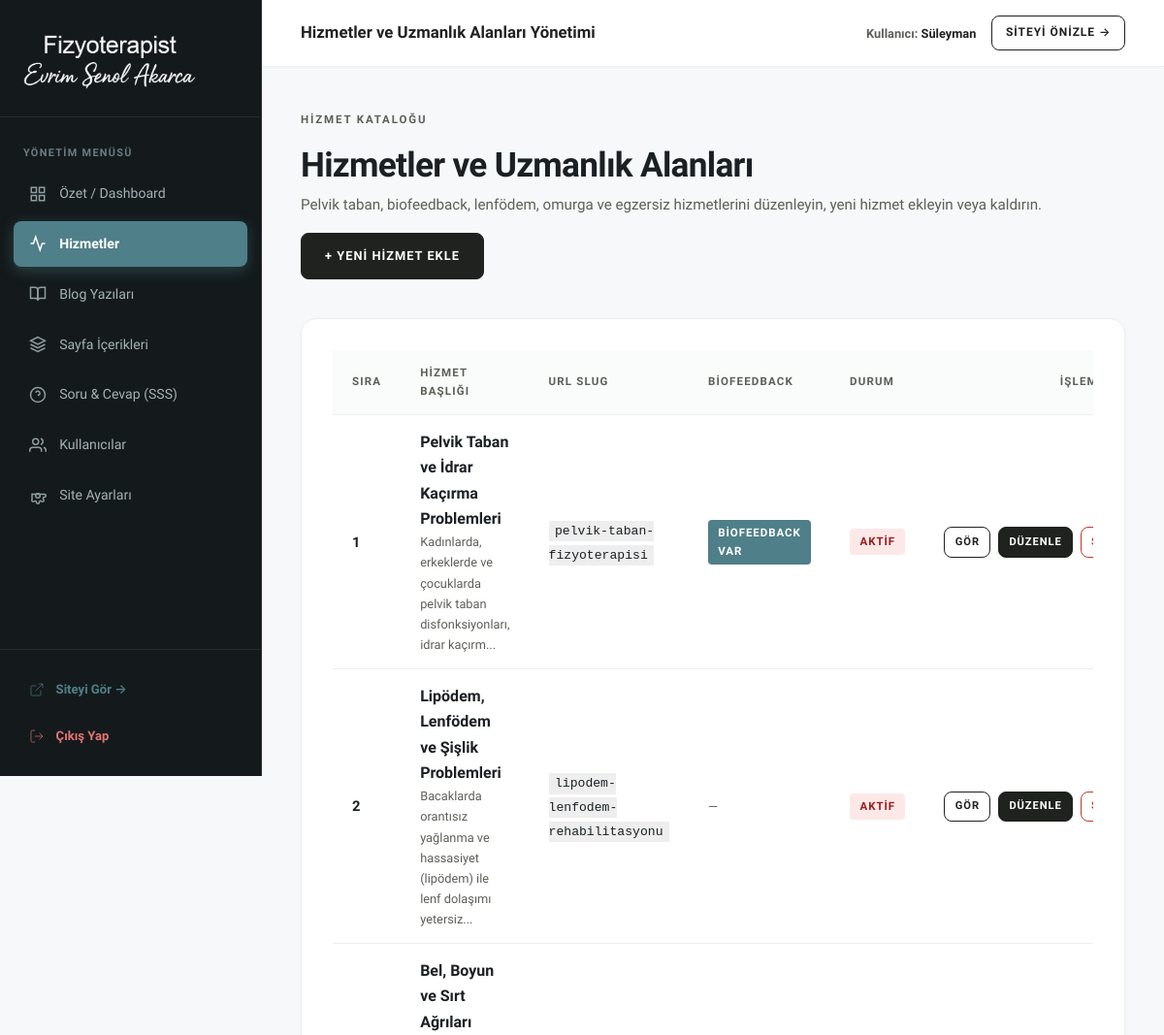
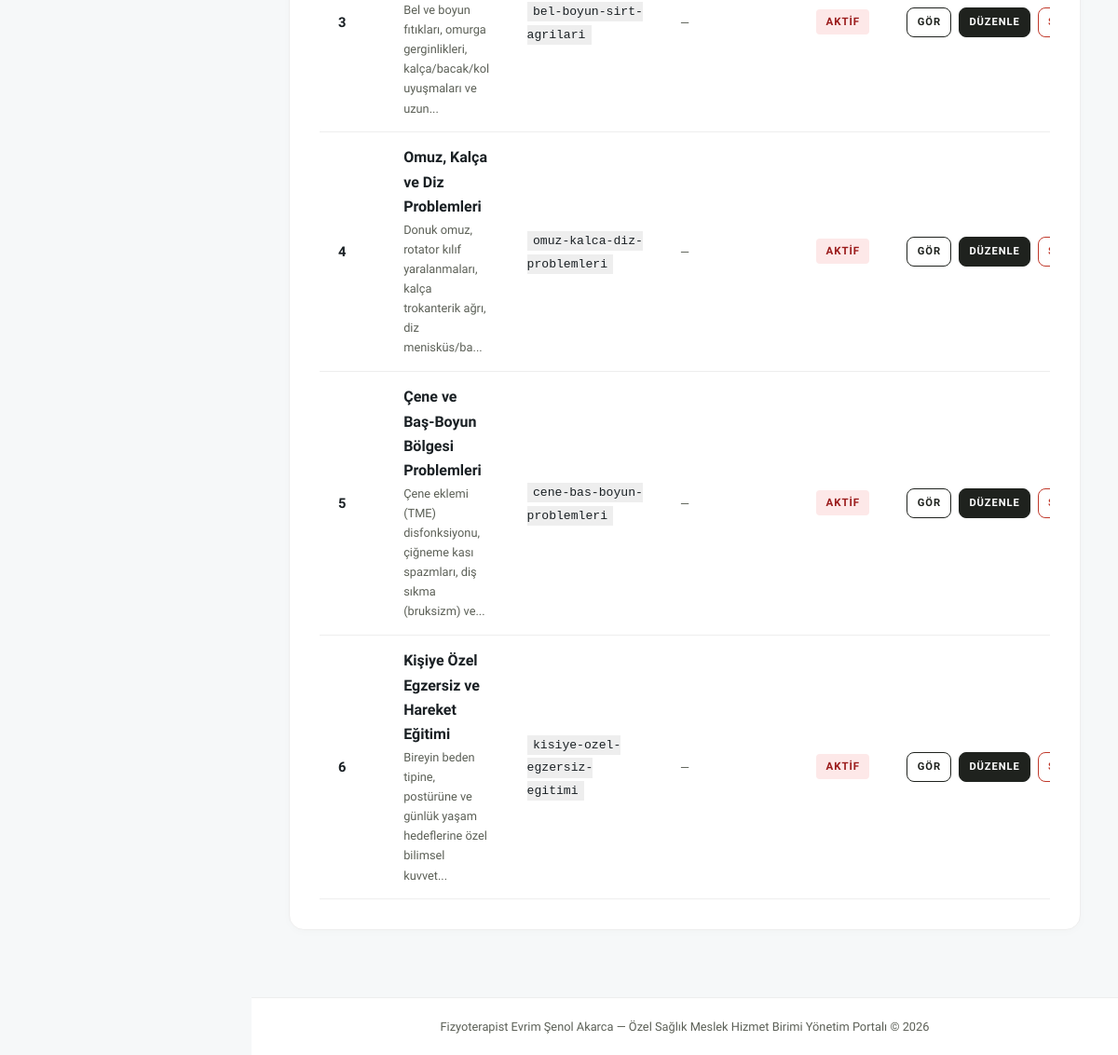
Screenshot of /xpanel/services.php (signed in) with the database file from the repository (2 pictures, top to bottom).
### tables this page shows
CREATE TABLE `services` (
  `id` int(11) NOT NULL AUTO_INCREMENT,
  `slug` varchar(150) NOT NULL,
  `title` varchar(255) NOT NULL,
  `short_description` text DEFAULT NULL,
  `full_content` longtext DEFAULT NULL,
  `bullet_points` longtext DEFAULT NULL CHECK (json_valid(`bullet_points`)),
  `has_biofeedback` tinyint(1) DEFAULT 0,
  `biofeedback_title` varchar(255) DEFAULT NULL,
  `biofeedback_content` longtext DEFAULT NULL,
  `biofeedback_bullets` longtext DEFAULT NULL CHECK (json_valid(`biofeedback_bullets`)),
  `image_url` varchar(255) DEFAULT NULL,
  `display_order` int(11) DEFAULT 0,
  `is_active` tinyint(1) DEFAULT 1,
  `created_at` timestamp NOT NULL DEFAULT current_timestamp(),
  `updated_at` timestamp NOT NULL DEFAULT current_timestamp() ON UPDATE current_timestamp(),
  PRIMARY KEY (`id`),
  UNIQUE KEY `slug` (`slug`),
  KEY `idx_slug` (`slug`),
  KEY `idx_order` (`display_order`),
  KEY `idx_active` (`is_active`)
);

### includes/functions.php (called while the page is built, shortened)
<?php
function e(?string $string): string {
    return htmlspecialchars((string)$string, ENT_QUOTES, 'UTF-8');
}
function csrf_token(): string {
    return $_SESSION['csrf_token'];
}
function url(string $path = ''): string {
    $path = ltrim($path, '/');
    return BASE_URL . ($path ? '/' . $path : '');
}

### xpanel/services.php (the view, shortened to what this page needs)
<?php
$action = $_GET['action'] ?? 'list';
$id = isset($_GET['id']) ? (int)$_GET['id'] : 0;
$currentService = null;
require_once __DIR__ . '/includes/header.php';
?>
<div style="display: flex; justify-content: space-between; align-items: flex-end; margin-bottom: 2.5rem; flex-wrap: wrap; gap: 1rem;">
    <div>
        <span class="badge-tag">Hizmet Kataloğu</span>
        <h1 style="font-size: 2.2rem; font-weight: 700;">Hizmetler ve Uzmanlık Alanları</h1>
        <p style="color: var(--text-muted); margin-top: 0.5rem;">
            Pelvik taban, biofeedback, lenfödem, omurga ve egzersiz hizmetlerini düzenleyin, yeni hizmet ekleyin veya kaldırın.
        </p>
    </div>
    <?php if ($action === 'list'): ?>
    <a href="<?= e(url('xpanel/services.php?action=new')) ?>" class="btn btn-primary" style="font-size: 0.8rem; padding: 0.75rem 1.5rem;">
        + Yeni Hizmet Ekle
    </a>
    <?php else: ?>
    <a href="<?= e(url('xpanel/services.php')) ?>" class="btn btn-outline" style="font-size: 0.8rem; padding: 0.75rem 1.5rem;">
        &larr; Hizmet Listesine Dön
    </a>
    <?php endif; ?>
</div>
<?php if ($action === 'edit' || $action === 'new'):
    $rawBullets = '';
    if (!empty($currentService['bullet_points'])) {
        $arr = json_decode($currentService['bullet_points'], true);
        if (is_array($arr)) $rawBullets = implode("\n", $arr);
    }
    $rawBioBullets = '';
    if (!empty($currentService['biofeedback_bullets'])) {
        $arrBio = json_decode($currentService['biofeedback_bullets'], true);
        if (is_array($arrBio)) $rawBioBullets = implode("\n", $arrBio);
    }
?>
<form method="POST" action="" enctype="multipart/form-data">
    <?= csrf_field() ?>
    <div class="admin-card">
        <span class="badge-tag"><?= $id > 0 ? 'Hizmet Güncelleme' : 'Yeni Hizmet Oluşturma' ?></span>
        <h2 style="font-size: 1.5rem; margin-bottom: 1.5rem;"><?= $id > 0 ? e($currentService['title']) : 'Yeni Hizmet Tanımla' ?></h2>
        <div style="display: grid; grid-template-columns: 2fr 1fr; gap: 1.5rem;">
            <div class="form-group">
                <label class="form-label">Hizmet Başlığı *</label>
                <input type="text" name="title" class="form-control" value="<?= e($currentService['title'] ?? '') ?>" required>
            </div>
            <div class="form-group">
                <label class="form-label">URL Slug (Otomatik oluşturulur)</label>
                <input type="text" name="slug" class="form-control" value="<?= e($currentService['slug'] ?? '') ?>" placeholder="pelvik-taban-fizyoterapisi">
            </div>
        </div>
        <?= render_image_uploader('service_image', $currentService['image_url'] ?? '', 'serviceImgPreview', 'Hizmet Kartı ve Sayfa Arka Plan Görseli') ?>
        <div class="form-group">
            <label class="form-label">Kısa Açıklama (Kart ve Liste Özeti) *</label>
            <textarea name="short_description" class="form-control" rows="2" required><?= e($currentService['short_description'] ?? '') ?></textarea>
        </div>
        <div class="form-group">
            <label class="form-label">Detaylı İçerik Metni *</label>
            <textarea name="full_content" class="form-control" rows="8" required><?= e(html_to_plain_text($currentService['full_content'] ?? '')) ?></textarea>
            <small style="color: var(--text-muted); font-size: 0.8rem; margin-top: 0.35rem; display: block;">
                Paragraflarınızı ayırmak için Enter tuşuna basmanız yeterlidir. HTML kodu yazmanıza gerek yoktur, otomatik düzenlenir.
            </small>
        </div>
        <div class="form-group">
            <label class="form-label">Destek Olunan Durumlar (Madde İşaretli Liste - Her satıra bir madde yazınız)</label>
            <textarea name="bullet_points" class="form-control" rows="6" placeholder="Kadınlarda ve erkeklerde idrar kaçırma&#10;Ani sıkışma hissi ve tuvalete yetişememe"><?= e($rawBullets) ?></textarea>
            <small style="color: var(--text-muted); font-size: 0.8rem; margin-top: 0.25rem; display: block;">
                Her satıra bir madde yazınız. Otomatik olarak madde işaretli liste şeklinde sunulacaktır.
            </small>
        </div>
        <div style="display: grid; grid-template-columns: 1fr 1fr; gap: 1.5rem; margin-top: 1.5rem;">
            <div class="form-group">
                <label class="form-label">Sıralama Sırası (Order)</label>
                <input type="number" name="display_order" class="form-control" value="<?= e((string)($currentService['display_order'] ?? 0)) ?>">
            </div>
            <div class="form-group" style="display: flex; align-items: center; padding-top: 1.75rem;">
                <label class="form-checkbox">
                    <input type="checkbox" name="is_active" value="1" <?= (!isset($currentService['is_active']) || $currentService['is_active']) ? 'checked' : '' ?>>
                    <span style="font-weight: 600; color: var(--text-dark);">Hizmet Sitede Aktif Olarak Yayınlansın</span>
                </label>
            </div>
        </div>
    </div>
    <div class="admin-card" style="background-color: var(--bg-card-light);">
        <span class="badge-tag">Özel Klinik Bölümü</span>
        <h2 style="font-size: 1.5rem; margin-bottom: 1.5rem;">Biofeedback Destekli Fizyoterapi Bölümü</h2>
        <div class="form-group" style="margin-bottom: 1.5rem;">
            <label class="form-checkbox">
                <input type="checkbox" name="has_biofeedback" value="1" <?= !empty($currentService['has_biofeedback']) ? 'checked' : '' ?>>
                <span style="font-weight: 700; color: var(--text-dark); font-size: 1rem;">Bu Hizmet Sayfasına Biofeedback Özel Bölümünü Ekle</span>
            </label>
        </div>
        <div class="form-group">
            <label class="form-label">Biofeedback Bölüm Başlığı</label>
            <input type="text" name="biofeedback_title" class="form-control" value="<?= e($currentService['biofeedback_title'] ?? 'Biofeedback Destekli Fizyoterapi') ?>">
        </div>
        <div class="form-group">
            <label class="form-label">Biofeedback Açıklama ve Cihaz Metni</label>
            <textarea name="biofeedback_content" class="form-control" rows="5"><?= e(html_to_plain_text($currentService['biofeedback_content'] ?? '')) ?></textarea>
            <small style="color: var(--text-muted); font-size: 0.8rem; margin-top: 0.35rem; display: block;">
                Paragraflarınızı ayırmak için Enter tuşuna basmanız yeterlidir.
            </small>
        </div>
        <div class="form-group">
            <label class="form-label">Biofeedback Uygulama Maddeleri (Her satıra bir madde yazınız)</label>
            <textarea name="biofeedback_bullets" class="form-control" rows="4"><?= e($rawBioBullets) ?></textarea>
        </div>
    </div>
    <div style="display: flex; justify-content: flex-end; gap: 1rem;">
        <a href="<?= e(url('xpanel/services.php')) ?>" class="btn btn-outline">İptal</a>
        <button type="submit" class="btn btn-primary" style="padding: 1rem 2.5rem; font-size: 0.9rem;">
            Hizmeti Kaydet &rarr;
        </button>
    </div>
</form>
<?php else:
    $services = $db->query("SELECT * FROM services ORDER BY display_order ASC, id ASC")->fetchAll();
?>
<div class="admin-card">
    <div class="table-responsive">
        <table class="admin-table">
            <thead>
                <tr>
                    <th style="width: 50px;">Sıra</th>
                    <th>Hizmet Başlığı</th>
                    <th>URL Slug</th>
                    <th>Biofeedback</th>
                    <th>Durum</th>
                    <th style="text-align: right;">İşlemler</th>
                </tr>
            </thead>
            <tbody>
                <?php foreach ($services as $s): ?>
                <tr>
                    <td><strong><?= e((string)$s['display_order']) ?></strong></td>
                    <td>
                        <strong style="font-size: 1rem;"><?= e($s['title']) ?></strong>
                        <div style="font-size: 0.8rem; color: var(--text-muted);"><?= e(mb_substr($s['short_description'], 0, 80)) ?>...</div>
                    </td>
                    <td><code style="font-size: 0.82rem; background: #EEE; padding: 0.2rem 0.4rem;"><?= e($s['slug']) ?></code></td>
                    <td>
                        <?php if ($s['has_biofeedback']): ?>
                            <span class="badge-status" style="background-color: var(--bg-card-sage); color: #FFF;">Biofeedback Var</span>
                        <?php else: ?>
                            <span style="color: var(--text-muted); font-size: 0.8rem;">—</span>
                        <?php endif; ?>
                    </td>
                    <td>
                        <?php if ($s['is_active']): ?>
                            <span class="badge-status badge-new">Aktif</span>
                        <?php else: ?>
                            <span class="badge-status" style="background: #FEE; color: #C0392B;">Pasif</span>
                        <?php endif; ?>
                    </td>
                    <td style="text-align: right; white-space: nowrap;">
                        <a href="<?= e(url('hizmetler/' . $s['slug'])) ?>" target="_blank" class="btn btn-outline" style="padding: 0.35rem 0.65rem; font-size: 0.7rem; margin-right: 0.25rem;">Gör</a>
                        <a href="<?= e(url('xpanel/services.php?action=edit&id=' . $s['id'])) ?>" class="btn btn-primary" style="padding: 0.35rem 0.65rem; font-size: 0.7rem; margin-right: 0.25rem;">Düzenle</a>
                        <a href="<?= e(url('xpanel/services.php?action=delete&id=' . $s['id'] . '&token=' . csrf_token())) ?>"
                           class="btn btn-outline"
                           style="padding: 0.35rem 0.65rem; font-size: 0.7rem; color: #C0392B; border-color: #C0392B;"
                           onclick="return confirm('Bu hizmeti silmek istediğinize emin misiniz?');">Sil</a>
                    </td>
                </tr>
                <?php endforeach; ?>
            </tbody>
        </table>
    </div>
</div>
<?php endif; ?>
<?php require_once __DIR__ . '/includes/footer.php'; ?>

### assets/css/style.css (style rules this page uses)
:root { --bg-main: #FFFFFF; --bg-card-light: #F8F9FA; --bg-card-sage: #4F7F88; --bg-card-dark: #FFFFFF; --bg-surface: #FFFFFF; --border-subtle: #EEEEEE; --border-strong: #DDDDDD; --text-dark: #1F221E; --text-muted: #5C6057; --text-light: #1F221E; --text-sage: #224146; --brand-blue-deep: #224146; --brand-blue-accent: #4F7F88; --brand-blue-light: #95A7A6; --radius-main: 16px; --radius-btn: 8px; --font-main: 'Urbanist', -apple-system, BlinkMacSystemFont, 'Segoe UI', Roboto, sans-serif; --font-serif: var(--font-main); --font-sans: var(--font-main); --container-max: 1480px; --transition-fast: 0.25s cubic-bezier(0.16, 1, 0.3, 1); }
*, *::before, *::after { box-sizing: border-box; margin: 0; padding: 0; }
html { font-size: 16px; scroll-behavior: smooth; background-color: var(--bg-main); color: var(--text-dark); -webkit-font-smoothing: antialiased; -moz-osx-font-smoothing: grayscale; }
body { font-family: var(--font-main); background-color: var(--bg-main); color: var(--text-dark); line-height: 1.65; font-weight: 400; overflow-x: hidden; }
h1, h2, h3, h4, h5, h6, .font-serif { font-family: var(--font-main); font-weight: 700; line-height: 1.2; color: inherit; letter-spacing: -0.02em; }
h1 { font-size: clamp(1.75rem, 2.8vw, 2.5rem); font-weight: 700; }
p { margin-bottom: 1.25rem; color: var(--text-muted); font-size: 0.95rem; font-family: var(--font-main); }
p:last-child { margin-bottom: 0; }
a { color: inherit; text-decoration: none; transition: color var(--transition-fast), border-color var(--transition-fast); }
.badge-tag { display: inline-block; font-family: var(--font-sans); font-size: 0.72rem; text-transform: uppercase; letter-spacing: 0.16em; font-weight: 600; color: var(--text-muted); margin-bottom: 1rem; }
.btn { display: inline-flex; align-items: center; justify-content: center; font-family: var(--font-sans); font-size: 0.85rem; font-weight: 600; letter-spacing: 0.08em; text-transform: uppercase; padding: 0.95rem 1.85rem; border: 1px solid transparent; cursor: pointer; transition: all var(--transition-fast); background: transparent; border-radius: var(--radius-btn); text-align: center; }
.btn-primary { background-color: var(--text-dark); color: var(--bg-main); border-color: var(--text-dark); }
.btn-outline { border-color: var(--text-dark); color: var(--text-dark); background-color: transparent; }
html { scroll-behavior: smooth; }
*, *::before, *::after { -webkit-tap-highlight-color: transparent !important; -webkit-touch-callout: none; }
html, body { touch-action: manipulation; -webkit-text-size-adjust: 100%; }
a, button, input, select, textarea { -webkit-tap-highlight-color: transparent !important; outline: none !important; }
.btn { transition: all 0.25s cubic-bezier(0.16, 1, 0.3, 1); }

### xpanel/includes/header.php (style rules this page uses)
*, *::before, *::after { font-style: normal !important; }
body.xpanel-body { margin: 0; padding: 0; background-color: #F6F8F9; color: #1A2024; font-family: var(--font-main); overflow-x: hidden; }
.admin-card { background-color: #FFFFFF; border: 1px solid var(--border-subtle); border-radius: var(--radius-main); padding: 2rem; margin-bottom: 2rem; box-shadow: 0 2px 10px rgba(0,0,0,0.02); }
.table-responsive { width: 100%; overflow-x: auto; -webkit-overflow-scrolling: touch; }
.admin-table { width: 100%; border-collapse: collapse; text-align: left; font-size: 0.92rem; min-width: 600px; }
.admin-table th, .admin-table td { padding: 0.9rem 1.25rem; border-bottom: 1px solid var(--border-subtle); }
.admin-table th { font-size: 0.72rem; text-transform: uppercase; letter-spacing: 0.1em; color: var(--text-muted); background-color: #FAFBFB; font-weight: 700; }
.badge-status { display: inline-block; padding: 0.25rem 0.65rem; font-size: 0.72rem; text-transform: uppercase; font-weight: 700; letter-spacing: 0.08em; border-radius: 4px; }
.badge-new { background-color: #FDE8E8; color: #9B1C1C; }

### rows the page displays
services: display_order "1", title "Pelvik Taban ve İdrar Kaçırma Problemleri", short_description "Kadınlarda, erkeklerde ve çocuklarda pelvik taban disfonksiyonları, idrar kaçırm", slug "pelvik-taban-fizyoterapisi", has_biofeedback "BIOFEEDBACK VAR", is_active "AKTIF"
services: display_order "2", title "Lipödem, Lenfödem ve Şişlik Problemleri", short_description "Bacaklarda orantısız yağlanma ve hassasiyet (lipödem) ile lenf dolaşımı yetersiz", slug "lipodem-lenfodem-rehabilitasyonu", is_active "AKTIF"
services: display_order "3", title "Bel, Boyun ve Sırt Ağrıları", short_description "Bel ve boyun fıtıkları, omurga gerginlikleri, kalça/bacak/kol uyuşmaları ve uzun", slug "bel-boyun-sirt-agrilari", is_active "AKTIF"
services: display_order "4", title "Omuz, Kalça ve Diz Problemleri", short_description "Donuk omuz, rotator kılıf yaralanmaları, kalça trokanterik ağrı, diz menisküs/ba", slug "omuz-kalca-diz-problemleri", is_active "AKTIF"
services: display_order "5", title "Çene ve Baş-Boyun Bölgesi Problemleri", short_description "Çene eklemi (TME) disfonksiyonu, çiğneme kası spazmları, diş sıkma (bruksizm) ve", slug "cene-bas-boyun-problemleri", is_active "AKTIF"
services: display_order "6", title "Kişiye Özel Egzersiz ve Hareket Eğitimi", short_description "Bireyin beden tipine, postürüne ve günlük yaşam hedeflerine özel bilimsel kuvvet", slug "kisiye-ozel-egzersiz-egitimi", is_active "AKTIF"

### other values shown
$adminPageTitle "Hizmetler ve Uzmanlık Alanları Yönetimi"
$adminUsername "Süleyman"
